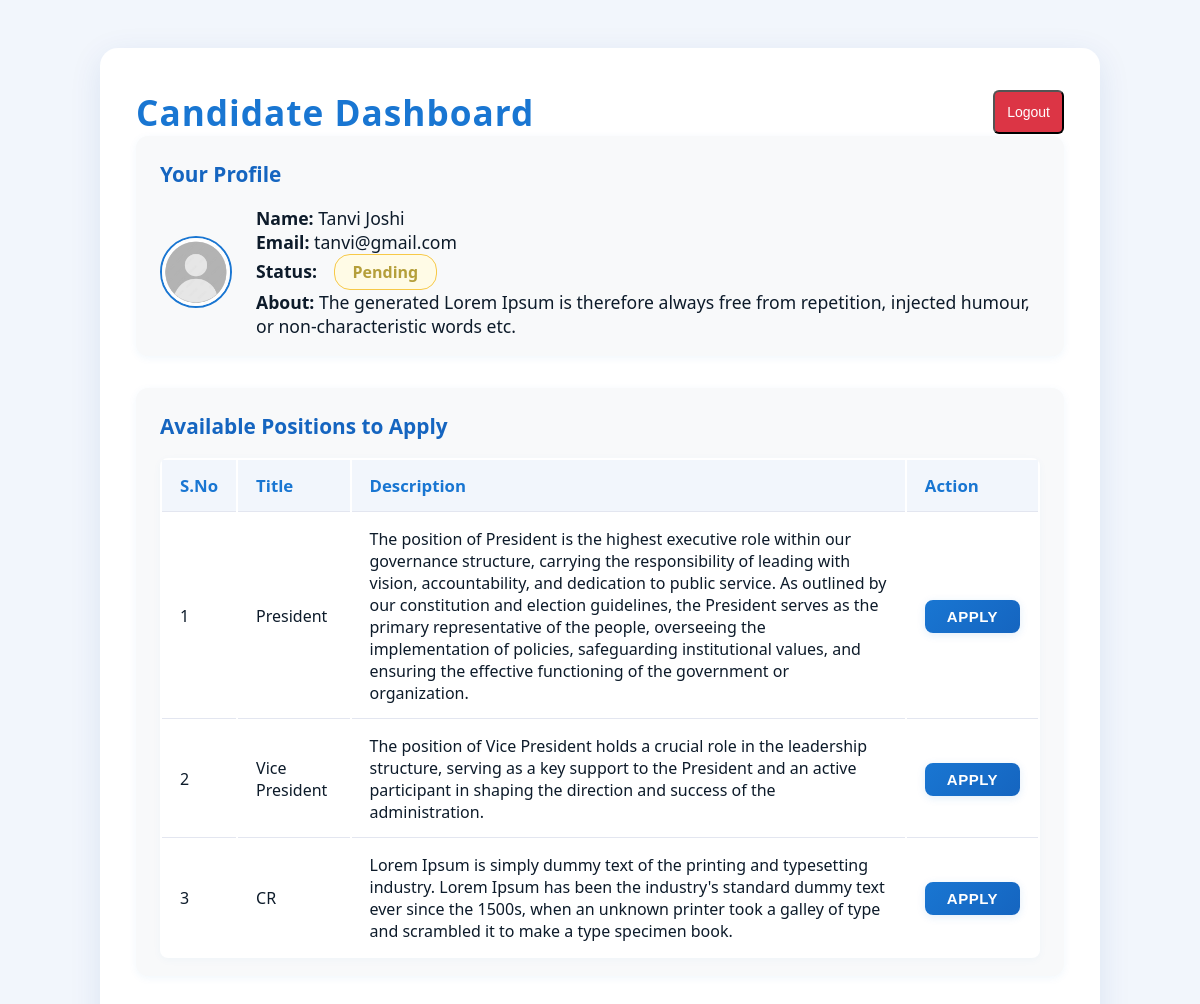
The app's page /user/candidate (signed in) with its own data.
### tables this page shows
CREATE TABLE `candidates` (
  `id` varchar(25) NOT NULL,
  `name` varchar(30) NOT NULL,
  `email` varchar(50) NOT NULL,
  `password` varchar(25) NOT NULL,
  `gender` varchar(15) NOT NULL,
  `about` varchar(500) NOT NULL,
  `position_id` int(11) NOT NULL,
  `photo` varchar(50) NOT NULL,
  `status` varchar(11) NOT NULL
);

CREATE TABLE `positions` (
  `id` int(11) NOT NULL,
  `title` varchar(50) NOT NULL,
  `description` varchar(500) NOT NULL
);

### user/candidate/index.php (the view, shortened to what this page needs)
<?php
    include "../../include/conn/conn.php";
?>
<!DOCTYPE html>
<html lang="en">
<head>
    <link rel="stylesheet" href="../../include/css/candidate_dashboard.css">
    <link rel="stylesheet" href="../../include/css/admin.css">
</head>
<body>
    <div class="candidate-dashboard-container">
        <div style="display: flex; justify-content: space-between; align-items: center;">
            <h1 class="dashboard-title" style="margin-bottom:0;">Candidate Dashboard</h1>
            <form action="" method="POST" style="margin:0;">
                <button type="submit" class="logout-btn" name="logout" value="logout">Logout</button>
            </form>
        </div>
        <section class="profile-section">
            <div class="section-title">Your Profile</div>
            <div class="profile-info">
                <img class="profile-photo" src="<?php echo isset($_SESSION['user']['photo']) ? '../../include/photo/' . $_SESSION['user']['photo'] : '../../include/img/login_bg.jpeg'; ?>" alt="Profile Photo">
                <div class="profile-details">
                    <div><strong>Name:</strong> <?php echo $_SESSION['user']['name']; ?></div>
                    <div><strong>Email:</strong> <?php echo $_SESSION['user']['email']; ?></div>
                    <?php
                        $email = $_SESSION['user']['email'];
                        $status = 'Pending';
                        $about = '';
                        $candidate_query = "SELECT status, about FROM candidates WHERE email = '$email'";
                        $candidate_result = mysqli_query($conn, $candidate_query);
                        if ($candidate_result && mysqli_num_rows($candidate_result) > 0) {
                            $row = mysqli_fetch_assoc($candidate_result);
                            $status = $row['status'];
                            $about = $row['about'];
                        }
                        $status_class = $status === 'approved' ? 'status-approved' : ($status === 'rejected' ? 'status-rejected' : 'status-pending');
                    ?>
                    <div><strong>Status:</strong> <span class="status-badge <?php echo $status_class; ?>"><?php echo ucfirst($status); ?></span></div>
                    <div><strong>About:</strong> <?php echo htmlspecialchars($about); ?></div>
                </div>
            </div>
        </section>
        <section class="positions-section">
            <div class="section-title">Available Positions to Apply</div>
            <table class="positions-table">
                <thead>
                    <tr>
                        <th>S.No</th>
                        <th>Title</th>
                        <th>Description</th>
                        <th>Action</th>
                    </tr>
                </thead>
                <tbody>
                    <?php
                        $positions_query = "select * from positions";
                        $positions_result = mysqli_query($conn, $positions_query);
                        $applied_query = "select position_id from candidates WHERE email = '$email'";
                        $applied_result = mysqli_query($conn, $applied_query);
                        $applied_position_id = null;
                        if ($applied_result && mysqli_num_rows($applied_result) > 0) {
                            $row = mysqli_fetch_assoc($applied_result);
                            $applied_position_id = $row['position_id'];
                        }
                        if ($positions_result && mysqli_num_rows($positions_result) > 0) {
                            $sno = 1;
                            while ($row = mysqli_fetch_assoc($positions_result)) {
                                $already_applied = ($applied_position_id == $row['id']);
                                echo '<tr>';
                                echo '<td>' . $sno++ . '</td>';
                                echo '<td>' . htmlspecialchars($row['title']) . '</td>';
                                echo '<td>' . htmlspecialchars($row['description']) . '</td>';
                                echo '<td>';
                                if ($already_applied) {
                                    echo '<button class="apply-btn" disabled>Applied</button>';
                                } else {
                                    if ($applied_position_id) {
                                        echo '<button class="apply-btn" disabled>Can\'t apply</button>';
                                    } else {
                                        echo '<form method="POST" style="display:inline;">';
                                        echo '<button type="submit" class="apply-btn">Apply</button>';
                                        echo '</form>';
                                    }
                                }
                                echo '</td>';
                                echo '</tr>';
                            }
                        } else {
                            echo '<tr><td colspan="4" style="text-align:center;">No positions available.</td></tr>';
                        }
                    ?>
                </tbody>
            </table>
        </section>
    </div>
</body>
</html>

### include/css/candidate_dashboard.css (style rules this page uses)
body { font-family: 'Segoe UI', Tahoma, Geneva, Verdana, sans-serif; background: #f2f6fc; color: #0d1b2a; margin: 0; padding: 0; }
.candidate-dashboard-container { max-width: 1000px; margin: 48px auto 0 auto; background: #fff; border-radius: 18px; box-shadow: 0 8px 32px rgba(13, 71, 161, 0.10); padding: 40px 36px 32px 36px; }
.dashboard-title { font-size: 2.2rem; font-weight: 700; color: #1976d2; margin-bottom: 32px; text-align: center; letter-spacing: 1px; }
.profile-section, .positions-section, .voting-section { margin-bottom: 32px; background: #f8f9fa; border-radius: 12px; padding: 24px 24px 18px 24px; box-shadow: 0 2px 8px rgba(25, 118, 210, 0.06); }
.section-title { font-size: 1.3rem; font-weight: 600; color: #1565c0; margin-bottom: 18px; }
.profile-info { display: flex; align-items: center; gap: 24px; }
.profile-photo { width: 72px; height: 72px; border-radius: 50%; object-fit: cover; border: 2px solid #1976d2; }
.profile-details { font-size: 1.1rem; }
.status-badge { display: inline-block; padding: 6px 18px; border-radius: 16px; font-weight: 600; font-size: 1rem; margin-left: 12px; }
.status-pending { background: #fffbe6; color: #b59f3b; border: 1px solid #f7c948; }
.positions-table { width: 100%; border-collapse: separate; border-radius: 8px; overflow: hidden; margin-top: 8px; background: #fff; box-shadow: 0 2px 8px rgba(25, 118, 210, 0.04); }
.positions-table th, .positions-table td { padding: 14px 18px; border-bottom: 1px solid #e3e6f0; text-align: left; }
.positions-table th { background: #f2f6fc; color: #1976d2; font-size: 1.05rem; font-weight: 600; }
.positions-table tr:last-child td { border-bottom: none; }
.apply-btn { background: linear-gradient(135deg, #1976d2 0%, #1565c0 100%); color: white; border: none; padding: 8px 22px; border-radius: 8px; font-size: 15px; font-weight: 600; cursor: pointer; transition: all 0.3s ease; box-shadow: 0 2px 8px rgba(25, 118, 210, 0.13); text-transform: uppercase; letter-spacing: 0.5px; }

### include/css/admin.css (style rules this page uses)
* { margin: 0; padding: 0; box-sizing: border-box; }
body { font-family: 'Segoe UI', Tahoma, Geneva, Verdana, sans-serif; color: #0d1b2a; background: #f2f6fc; overflow-x: hidden; }
.logout-btn { display: block; width: 100%; padding: 12px; background: #dc3545; color: white; text-decoration: none; text-align: center; border-radius: 6px; font-weight: 500; font-size: 14px; }

### records on screen
candidates: status "Pending", about "The generated Lorem Ipsum is therefore always free from repetition, injected humour, or non-characteristic words etc."
positions: title "President", description "The position of President is the highest executive role within our governance structure, carrying the responsibility of leading with vision, accountability, and dedication to public service. As outlined by our constitution and election guidelines, the President serves as the primary representative of the people, overseeing the implementation of policies, safeguarding institutional values, and ensuring the effective functioning of the government or organization."
positions: title "Vice President", description "The position of Vice President holds a crucial role in the leadership structure, serving as a key support to the President and an active participant in shaping the direction and success of the administration."
positions: title "CR", description "Lorem Ipsum is simply dummy text of the printing and typesetting industry. Lorem Ipsum has been the industry's standard dummy text ever since the 1500s, when an unknown printer took a galley of type and scrambled it to make a type specimen book."

### other values on screen
$_SESSION['user']['name'] "Tanvi Joshi"
$_SESSION['user']['email'] "tanvi@gmail.com"
